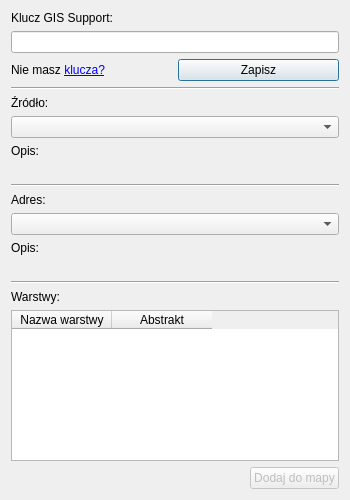
<?xml version="1.0" encoding="UTF-8"?>
<ui version="4.0">
 <class>DatabaseWmsDialogBase</class>
 <widget class="QDialog" name="DatabaseWmsDialogBase">
  <property name="geometry">
   <rect>
    <x>0</x>
    <y>0</y>
    <width>350</width>
    <height>500</height>
   </rect>
  </property>
  <property name="windowTitle">
   <string>Baza WMS</string>
  </property>
  <layout class="QVBoxLayout" name="verticalLayout">
   <item>
    <widget class="QLabel" name="label_4">
     <property name="text">
      <string>Klucz GIS Support:</string>
     </property>
    </widget>
   </item>
   <item>
    <widget class="QLineEdit" name="keyLineEdit"/>
   </item>
   <item>
    <layout class="QHBoxLayout" name="horizontalLayout">
     <item>
      <widget class="QLabel" name="label_5">
       <property name="text">
        <string>&lt;html&gt;&lt;head/&gt;&lt;body&gt;&lt;p&gt;Nie masz &lt;a href=&quot;http://gis-support.pl/klucze-gis-support/&quot;&gt;&lt;span style=&quot; text-decoration: underline; color:#0000ff;&quot;&gt;klucza?&lt;/span&gt;&lt;/a&gt;&lt;/p&gt;&lt;/body&gt;&lt;/html&gt;</string>
       </property>
       <property name="textFormat">
        <enum>Qt::RichText</enum>
       </property>
       <property name="openExternalLinks">
        <bool>true</bool>
       </property>
      </widget>
     </item>
     <item>
      <widget class="QPushButton" name="saveKeyButton">
       <property name="text">
        <string>Zapisz</string>
       </property>
      </widget>
     </item>
    </layout>
   </item>
   <item>
    <widget class="Line" name="line_2">
     <property name="orientation">
      <enum>Qt::Horizontal</enum>
     </property>
    </widget>
   </item>
   <item>
    <widget class="QLabel" name="label">
     <property name="text">
      <string>Źródło:</string>
     </property>
    </widget>
   </item>
   <item>
    <widget class="QComboBox" name="sourceList"/>
   </item>
   <item>
    <widget class="QLabel" name="label_7">
     <property name="text">
      <string>Opis:</string>
     </property>
    </widget>
   </item>
   <item>
    <widget class="QLabel" name="sourceDescription">
     <property name="text">
      <string/>
     </property>
     <property name="wordWrap">
      <bool>true</bool>
     </property>
    </widget>
   </item>
   <item>
    <widget class="Line" name="line_3">
     <property name="orientation">
      <enum>Qt::Horizontal</enum>
     </property>
    </widget>
   </item>
   <item>
    <widget class="QLabel" name="label_2">
     <property name="text">
      <string>Adres:</string>
     </property>
    </widget>
   </item>
   <item>
    <widget class="QComboBox" name="wmsList"/>
   </item>
   <item>
    <widget class="QLabel" name="label_6">
     <property name="text">
      <string>Opis:</string>
     </property>
    </widget>
   </item>
   <item>
    <widget class="QLabel" name="wmsDescription">
     <property name="text">
      <string/>
     </property>
     <property name="wordWrap">
      <bool>true</bool>
     </property>
    </widget>
   </item>
   <item>
    <widget class="Line" name="line">
     <property name="orientation">
      <enum>Qt::Horizontal</enum>
     </property>
    </widget>
   </item>
   <item>
    <widget class="QLabel" name="label_3">
     <property name="text">
      <string>Warstwy:</string>
     </property>
    </widget>
   </item>
   <item>
    <widget class="QTableWidget" name="layersTable">
     <property name="selectionMode">
      <enum>QAbstractItemView::MultiSelection</enum>
     </property>
     <property name="selectionBehavior">
      <enum>QAbstractItemView::SelectRows</enum>
     </property>
     <attribute name="horizontalHeaderVisible">
      <bool>true</bool>
     </attribute>
     <attribute name="horizontalHeaderCascadingSectionResizes">
      <bool>false</bool>
     </attribute>
     <attribute name="horizontalHeaderHighlightSections">
      <bool>true</bool>
     </attribute>
     <attribute name="horizontalHeaderShowSortIndicator" stdset="0">
      <bool>false</bool>
     </attribute>
     <attribute name="horizontalHeaderStretchLastSection">
      <bool>false</bool>
     </attribute>
     <attribute name="verticalHeaderCascadingSectionResizes">
      <bool>false</bool>
     </attribute>
     <attribute name="verticalHeaderShowSortIndicator" stdset="0">
      <bool>false</bool>
     </attribute>
     <attribute name="verticalHeaderStretchLastSection">
      <bool>false</bool>
     </attribute>
     <column>
      <property name="text">
       <string>Nazwa warstwy</string>
      </property>
     </column>
     <column>
      <property name="text">
       <string>Abstrakt</string>
      </property>
     </column>
    </widget>
   </item>
   <item>
    <layout class="QHBoxLayout" name="horizontalLayout_2">
     <item>
      <spacer name="horizontalSpacer">
       <property name="orientation">
        <enum>Qt::Horizontal</enum>
       </property>
       <property name="sizeHint" stdset="0">
        <size>
         <width>40</width>
         <height>20</height>
        </size>
       </property>
      </spacer>
     </item>
     <item>
      <widget class="QPushButton" name="addButton">
       <property name="enabled">
        <bool>false</bool>
       </property>
       <property name="text">
        <string>Dodaj do mapy</string>
       </property>
       <property name="autoDefault">
        <bool>true</bool>
       </property>
       <property name="default">
        <bool>false</bool>
       </property>
      </widget>
     </item>
    </layout>
   </item>
  </layout>
 </widget>
 <resources/>
 <connections/>
</ui>
